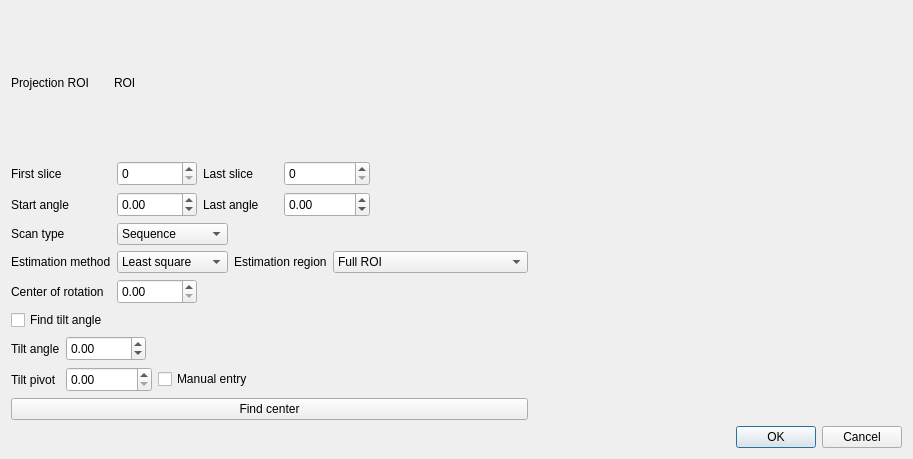
<?xml version="1.0" encoding="UTF-8"?>
<ui version="4.0">
 <class>ConfigureGeometryDialog</class>
 <widget class="QDialog" name="ConfigureGeometryDialog">
  <property name="geometry">
   <rect>
    <x>0</x>
    <y>0</y>
    <width>913</width>
    <height>459</height>
   </rect>
  </property>
  <property name="windowTitle">
   <string>Dialog</string>
  </property>
  <layout class="QVBoxLayout" name="verticalLayout_2">
   <item>
    <layout class="QHBoxLayout" name="horizontalLayout">
     <item>
      <layout class="QVBoxLayout" name="verticalLayout">
       <item>
        <layout class="QGridLayout" name="gridLayout_3">
         <item row="0" column="0">
          <widget class="QLabel" name="label">
           <property name="text">
            <string>Projection ROI</string>
           </property>
          </widget>
         </item>
         <item row="0" column="1">
          <widget class="QLabel" name="label_ProjROI">
           <property name="text">
            <string>ROI</string>
           </property>
          </widget>
         </item>
         <item row="1" column="0" colspan="2">
          <layout class="QGridLayout" name="gridLayout_2">
           <item row="0" column="0">
            <widget class="QLabel" name="label_3">
             <property name="text">
              <string>First slice</string>
             </property>
            </widget>
           </item>
           <item row="0" column="1">
            <widget class="QSpinBox" name="spinSliceFirst">
             <property name="minimumSize">
              <size>
               <width>80</width>
               <height>25</height>
              </size>
             </property>
             <property name="maximum">
              <number>9999</number>
             </property>
            </widget>
           </item>
           <item row="0" column="2" colspan="2">
            <widget class="QLabel" name="label_4">
             <property name="text">
              <string>Last slice</string>
             </property>
            </widget>
           </item>
           <item row="0" column="4" colspan="2">
            <widget class="QSpinBox" name="spinSliceLast">
             <property name="minimumSize">
              <size>
               <width>80</width>
               <height>25</height>
              </size>
             </property>
             <property name="maximum">
              <number>9999</number>
             </property>
            </widget>
           </item>
           <item row="0" column="6">
            <spacer name="horizontalSpacer">
             <property name="orientation">
              <enum>Qt::Horizontal</enum>
             </property>
             <property name="sizeHint" stdset="0">
              <size>
               <width>40</width>
               <height>20</height>
              </size>
             </property>
            </spacer>
           </item>
           <item row="1" column="0">
            <widget class="QLabel" name="label_6">
             <property name="text">
              <string>Start angle</string>
             </property>
            </widget>
           </item>
           <item row="1" column="1">
            <widget class="QDoubleSpinBox" name="dspinAngleFirst">
             <property name="minimumSize">
              <size>
               <width>80</width>
               <height>25</height>
              </size>
             </property>
             <property name="minimum">
              <double>-720.000000000000000</double>
             </property>
             <property name="maximum">
              <double>720.000000000000000</double>
             </property>
            </widget>
           </item>
           <item row="1" column="2" colspan="2">
            <widget class="QLabel" name="label_7">
             <property name="text">
              <string>Last angle</string>
             </property>
            </widget>
           </item>
           <item row="1" column="4" colspan="2">
            <widget class="QDoubleSpinBox" name="dspinAngleLast">
             <property name="minimumSize">
              <size>
               <width>80</width>
               <height>25</height>
              </size>
             </property>
             <property name="minimum">
              <double>-720.000000000000000</double>
             </property>
             <property name="maximum">
              <double>720.000000000000000</double>
             </property>
            </widget>
           </item>
           <item row="1" column="6">
            <spacer name="horizontalSpacer_3">
             <property name="orientation">
              <enum>Qt::Horizontal</enum>
             </property>
             <property name="sizeHint" stdset="0">
              <size>
               <width>40</width>
               <height>20</height>
              </size>
             </property>
            </spacer>
           </item>
           <item row="2" column="0">
            <widget class="QLabel" name="label_5">
             <property name="text">
              <string>Scan type</string>
             </property>
            </widget>
           </item>
           <item row="2" column="1" colspan="2">
            <widget class="QComboBox" name="comboScanType">
             <item>
              <property name="text">
               <string>Sequence</string>
              </property>
             </item>
             <item>
              <property name="text">
               <string>Golden ratio</string>
              </property>
             </item>
            </widget>
           </item>
           <item row="2" column="3" colspan="4">
            <spacer name="horizontalSpacer_9">
             <property name="orientation">
              <enum>Qt::Horizontal</enum>
             </property>
             <property name="sizeHint" stdset="0">
              <size>
               <width>198</width>
               <height>20</height>
              </size>
             </property>
            </spacer>
           </item>
           <item row="3" column="0">
            <widget class="QLabel" name="label_11">
             <property name="text">
              <string>Estimation method</string>
             </property>
            </widget>
           </item>
           <item row="3" column="1" colspan="2">
            <widget class="QComboBox" name="comboEstimatationMethod">
             <item>
              <property name="text">
               <string>Least square</string>
              </property>
             </item>
             <item>
              <property name="text">
               <string>Correlation</string>
              </property>
             </item>
            </widget>
           </item>
           <item row="3" column="3" colspan="2">
            <widget class="QLabel" name="label_9">
             <property name="text">
              <string>Estimation region</string>
             </property>
            </widget>
           </item>
           <item row="3" column="5" colspan="2">
            <widget class="QComboBox" name="comboROISelection">
             <item>
              <property name="text">
               <string>Full ROI</string>
              </property>
             </item>
             <item>
              <property name="text">
               <string>Slices</string>
              </property>
             </item>
            </widget>
           </item>
           <item row="4" column="0">
            <widget class="QLabel" name="label_8">
             <property name="text">
              <string>Center of rotation</string>
             </property>
            </widget>
           </item>
           <item row="4" column="1">
            <widget class="QDoubleSpinBox" name="dspinCenterRotation">
             <property name="minimumSize">
              <size>
               <width>80</width>
               <height>25</height>
              </size>
             </property>
             <property name="maximum">
              <double>9999.000000000000000</double>
             </property>
             <property name="singleStep">
              <double>0.100000000000000</double>
             </property>
            </widget>
           </item>
           <item row="4" column="2" colspan="5">
            <spacer name="horizontalSpacer_2">
             <property name="orientation">
              <enum>Qt::Horizontal</enum>
             </property>
             <property name="sizeHint" stdset="0">
              <size>
               <width>248</width>
               <height>20</height>
              </size>
             </property>
            </spacer>
           </item>
          </layout>
         </item>
         <item row="2" column="0">
          <widget class="QCheckBox" name="checkUseTilt">
           <property name="text">
            <string>Find tilt angle</string>
           </property>
          </widget>
         </item>
         <item row="2" column="1">
          <spacer name="horizontalSpacer_8">
           <property name="orientation">
            <enum>Qt::Horizontal</enum>
           </property>
           <property name="sizeHint" stdset="0">
            <size>
             <width>328</width>
             <height>20</height>
            </size>
           </property>
          </spacer>
         </item>
         <item row="3" column="0" colspan="2">
          <layout class="QGridLayout" name="gridTilt">
           <item row="0" column="0">
            <widget class="QLabel" name="labelTiltAngle">
             <property name="text">
              <string>Tilt angle</string>
             </property>
            </widget>
           </item>
           <item row="0" column="1">
            <widget class="QDoubleSpinBox" name="dspinTiltAngle">
             <property name="minimumSize">
              <size>
               <width>80</width>
               <height>25</height>
              </size>
             </property>
             <property name="minimum">
              <double>-10.000000000000000</double>
             </property>
             <property name="maximum">
              <double>10.000000000000000</double>
             </property>
             <property name="singleStep">
              <double>0.100000000000000</double>
             </property>
            </widget>
           </item>
           <item row="0" column="2" colspan="3">
            <spacer name="horizontalSpacer_4">
             <property name="orientation">
              <enum>Qt::Horizontal</enum>
             </property>
             <property name="sizeHint" stdset="0">
              <size>
               <width>248</width>
               <height>20</height>
              </size>
             </property>
            </spacer>
           </item>
           <item row="1" column="0">
            <widget class="QLabel" name="labelTiltPivot">
             <property name="text">
              <string>Tilt pivot</string>
             </property>
            </widget>
           </item>
           <item row="1" column="1" colspan="2">
            <widget class="QDoubleSpinBox" name="dspinTiltPivot">
             <property name="minimumSize">
              <size>
               <width>80</width>
               <height>25</height>
              </size>
             </property>
            </widget>
           </item>
           <item row="1" column="3">
            <widget class="QCheckBox" name="checkBox_ManualTiltPivotEntry">
             <property name="text">
              <string>Manual entry</string>
             </property>
            </widget>
           </item>
           <item row="1" column="4">
            <spacer name="horizontalSpacer_6">
             <property name="orientation">
              <enum>Qt::Horizontal</enum>
             </property>
             <property name="sizeHint" stdset="0">
              <size>
               <width>98</width>
               <height>20</height>
              </size>
             </property>
            </spacer>
           </item>
          </layout>
         </item>
        </layout>
       </item>
       <item>
        <widget class="QPushButton" name="buttonFindCenter">
         <property name="minimumSize">
          <size>
           <width>110</width>
           <height>0</height>
          </size>
         </property>
         <property name="text">
          <string>Find center</string>
         </property>
        </widget>
       </item>
      </layout>
     </item>
     <item>
      <widget class="QtAddons::ImageViewerWidget" name="viewerProjection" native="true">
       <property name="minimumSize">
        <size>
         <width>368</width>
         <height>368</height>
        </size>
       </property>
      </widget>
     </item>
    </layout>
   </item>
   <item>
    <widget class="QDialogButtonBox" name="buttonBox">
     <property name="orientation">
      <enum>Qt::Horizontal</enum>
     </property>
     <property name="standardButtons">
      <set>QDialogButtonBox::Cancel|QDialogButtonBox::Ok</set>
     </property>
    </widget>
   </item>
  </layout>
 </widget>
 <customwidgets>
  <customwidget>
   <class>QtAddons::ImageViewerWidget</class>
   <extends>QWidget</extends>
   <header location="global">imageviewerwidget.h</header>
   <container>1</container>
  </customwidget>
 </customwidgets>
 <resources/>
 <connections>
  <connection>
   <sender>buttonBox</sender>
   <signal>accepted()</signal>
   <receiver>ConfigureGeometryDialog</receiver>
   <slot>accept()</slot>
   <hints>
    <hint type="sourcelabel">
     <x>248</x>
     <y>254</y>
    </hint>
    <hint type="destinationlabel">
     <x>157</x>
     <y>274</y>
    </hint>
   </hints>
  </connection>
  <connection>
   <sender>buttonBox</sender>
   <signal>rejected()</signal>
   <receiver>ConfigureGeometryDialog</receiver>
   <slot>reject()</slot>
   <hints>
    <hint type="sourcelabel">
     <x>316</x>
     <y>260</y>
    </hint>
    <hint type="destinationlabel">
     <x>286</x>
     <y>274</y>
    </hint>
   </hints>
  </connection>
 </connections>
</ui>
